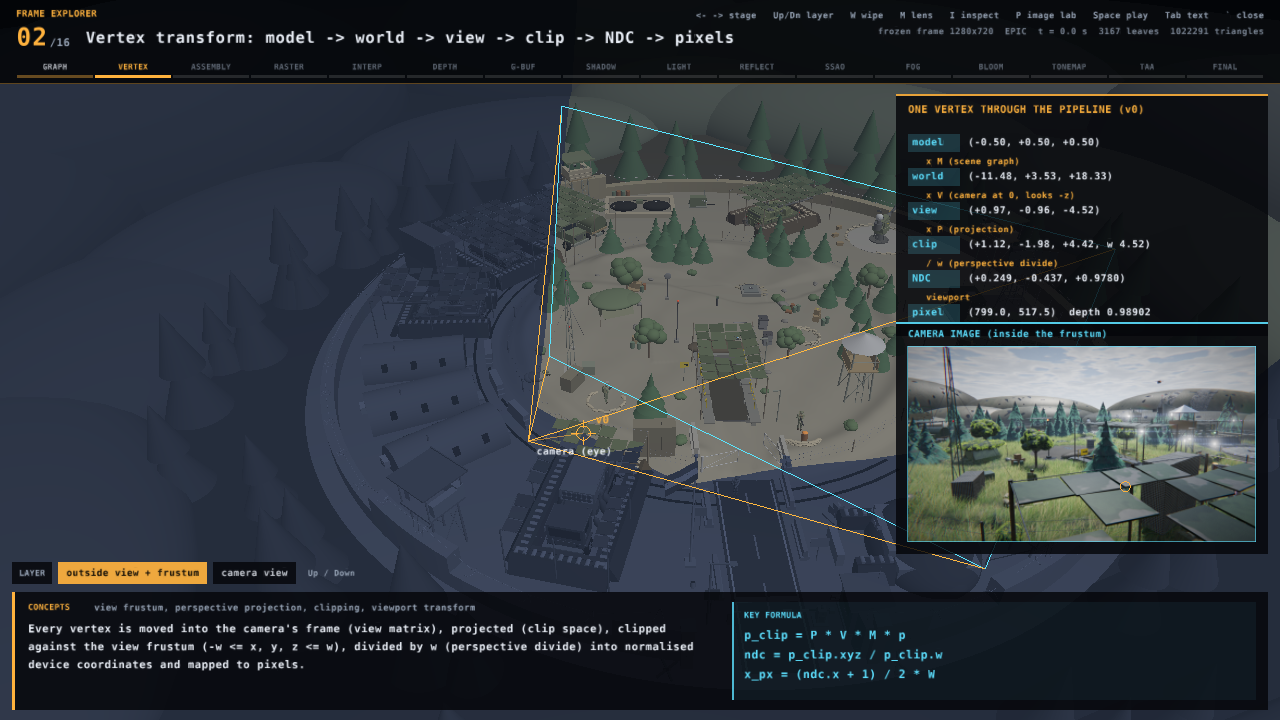
#> input picture report/figures_v7/explorer_stage_02_vertex.png, 1280 x 720 px, found by its file name
$ python fe_crops.py
#> lines starting #> are read from the running program, lines starting #| are printed output that depends on the picture
"""v10 M1: legible insets of the Frame Explorer captures.
Each capture is 1280x720 with fixed panels. Every inset is cut from the full-resolution lossless capture
(report/figures/raw/lab/<file>.png, not the JPEG the report shows) as a whole panel with an even margin, saved as
report/figures/img/fecrops/<macro>.png, and report/sections/gen_fecrops.tex gets one macro per inset:
  \\fe<Name><Panel>  ->  \\includegraphics[width=...mm]{figures/img/fecrops/fe<Name><Panel>.png}
Pixels are never resampled. Insets printed side by side (ROWS) get the same pixel height (the shorter one is padded
with its panel's own background colour) and one scale, so their printed heights are equal and the pair fits the line;
insets printed one above the other (STACKS) get the same printed width.
The scale keeps the HUD text >= 7 pt (an 11 px em at 0.2337 mm per pixel prints at 7.3 pt).
Run: ~/.local/bin/uv run -q --with pillow --with numpy python tools/v10/fe_crops.py"""
import os

import numpy as np
from PIL import Image

ROOT = os.path.abspath(os.path.join(os.path.dirname(__file__), "..", ".."))
RAW = os.path.join(ROOT, "report", "figures", "raw", "lab")
IMG = os.path.join(ROOT, "report", "figures", "img", "fecrops")
OUT = os.path.join(ROOT, "report", "sections", "gen_fecrops.tex")
MM_PER_PX = 0.2337  # an 11 px em prints at 2.57 mm = 7.3 pt
LINE_MM = 174.0     # \linewidth of the report (A4, 18 mm margins)
GAP_MM = 3.0        # least gap between two insets on one line
MARGIN = 8          # pixels of the frame kept around a panel


def panel(x0, y0, x1, y1, pad_bottom=0):
    """A panel rectangle in pixels, inclusive, top-left origin: cut with MARGIN px around it. pad_bottom adds rows of
    the panel's background colour below (for a sub-panel that is cut where the next sub-panel starts)."""
    return {"kind": "panel", "rect": (x0, y0, x1, y1), "pad_bottom": pad_bottom}


def box(x0, y0, x1, y1, width_mm):
    """A fixed crop box (x1, y1 exclusive) printed at a fixed width."""
    return {"kind": "box", "box": (x0, y0, x1, y1), "width_mm": width_mm}


# the KEY FORMULA box (x 732..1255, y 602..699) lies in the bottom strip (y 592..709); the inset is the strip from just
# left of the box to just right of the formula text
FORMULA = {"kind": "formula", "strip": (726, 592, 1273, 709), "text": (740, 604, 1250, 697)}
WANT = {
    # ONE VERTEX table: the panel down to the row above the CAMERA IMAGE sub-panel (its top line is at y 322)
    "explorer_stage_02_vertex": {"Formula": FORMULA, "Info": panel(896, 94, 1267, 321, pad_bottom=9)},
    "explorer_stage_03_assembly": {"Formula": FORMULA, "Info": panel(896, 94, 1267, 247)},
    "explorer_stage_06_depth": {"Formula": FORMULA, "Info": panel(896, 94, 1267, 263)},
    "explorer_raster_scan": {"Formula": FORMULA, "Info": panel(868, 94, 1267, 494)},
    # THIS TRIANGLE sub-panel (y 222..383) / SPHERE sub-panel (y 396..545) of the interpolation panel
    "explorer_interp_affine_perspective": {"Formula": FORMULA, "Info": panel(896, 222, 1267, 383)},
    "explorer_interp_gouraud_phong": {"Formula": FORMULA, "Info": box(885, 392, 1279, 555, 92.1)},
    "explorer_stage_15_taa": {"Formula": FORMULA, "Info": panel(896, 94, 1267, 371)},
    "explorer_imagelab_gauss_gamma": {"Kernel": panel(721, 94, 1267, 293)},
    "explorer_imagelab_sobel": {"Kernel": panel(721, 94, 1267, 293)},
}
# insets the report prints on one line (\feA\hfill\feB): equal height, one scale, together <= LINE_MM - GAP_MM
ROWS = [
    (("explorer_stage_02_vertex", "Info"), ("explorer_stage_02_vertex", "Formula")),
    (("explorer_stage_03_assembly", "Info"), ("explorer_stage_03_assembly", "Formula")),
    (("explorer_stage_06_depth", "Info"), ("explorer_stage_06_depth", "Formula")),
    (("explorer_stage_15_taa", "Info"), ("explorer_stage_15_taa", "Formula")),
]
# insets the report prints one above the other: equal printed width; gap_mm of space is added above the lower one
# (the raster pair is one LaTeX line that is too wide and wraps, so the gap has to come from the macro)
STACKS = [
    ((("explorer_raster_scan", "Info"), ("explorer_interp_affine_perspective", "Info")), 2.0),
    ((("explorer_imagelab_gauss_gamma", "Kernel"), ("explorer_imagelab_sobel", "Kernel")), 0.0),
]


def median_colour(img, region):
    a = np.asarray(img.crop(region)).reshape(-1, 3)
    return tuple(int(v) for v in np.median(a, axis=0))


def text_right(img, region, thr=140):
    """x of the last bright (text) pixel column in region."""
    a = np.asarray(img.crop(region)).max(axis=2)
    xs = np.nonzero((a > thr).any(axis=0))[0]
    return region[0] + (int(xs.max()) if len(xs) else 0)


def pad_to(im, bg, top=0, bottom=0):
    if top == 0 and bottom == 0:
        return im
    out = Image.new("RGB", (im.width, im.height + top + bottom), bg)
    out.paste(im, (0, top))
    return out


def cut(img, spec, min_width=0):
    """-> (inset image, background colour to pad it with). min_width widens a formula inset (more of its box)."""
    if spec["kind"] == "box":
        return img.crop(spec["box"]), (0, 0, 0)
    if spec["kind"] == "panel":
        x0, y0, x1, y1 = spec["rect"]
        bg = median_colour(img, (x0, y0 + 2, x1 + 1, y1 + 1))
        m = MARGIN
        crop = (max(0, x0 - m), max(0, y0 - m), min(img.width, x1 + 1 + m), min(img.height, y1 + 1 + m))
        if spec["pad_bottom"]:  # cut at the last row of the sub-panel, continue it with its background colour
            crop = crop[:3] + (y1 + 1,)
        return pad_to(img.crop(crop), bg, bottom=spec["pad_bottom"]), bg
    sx0, sy0, sx1, sy1 = spec["strip"]
    right = max(text_right(img, spec["text"]) + 12, sx0 + min_width)
    bg = median_colour(img, (sx0, sy0 + 1, right, sy0 + 9))  # the strip above the formula box
    return img.crop((sx0, sy0, min(sx1, right), sy1 + 1)), bg


def macro_name(file, panel_name):
    base = "".join(w.title() for w in file.replace("explorer_", "").split("_") if not w.isdigit())
    return "fe" + "".join(ch for ch in base if ch.isalpha()) + panel_name


def main():
    os.makedirs(IMG, exist_ok=True)
    src = {file: Image.open(os.path.join(RAW, file + ".png")).convert("RGB") for file in WANT}
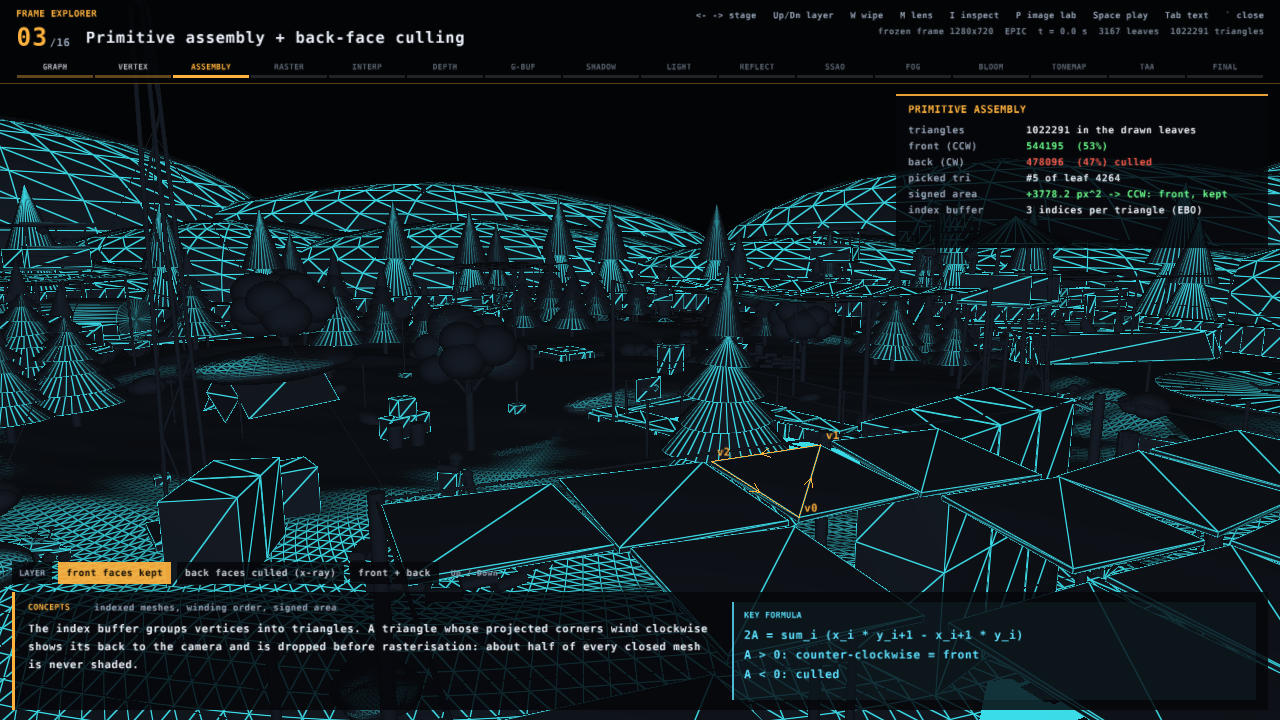
#> input picture report/figures_v7/explorer_stage_03_assembly.png, 1280 x 720 px, found by its file name
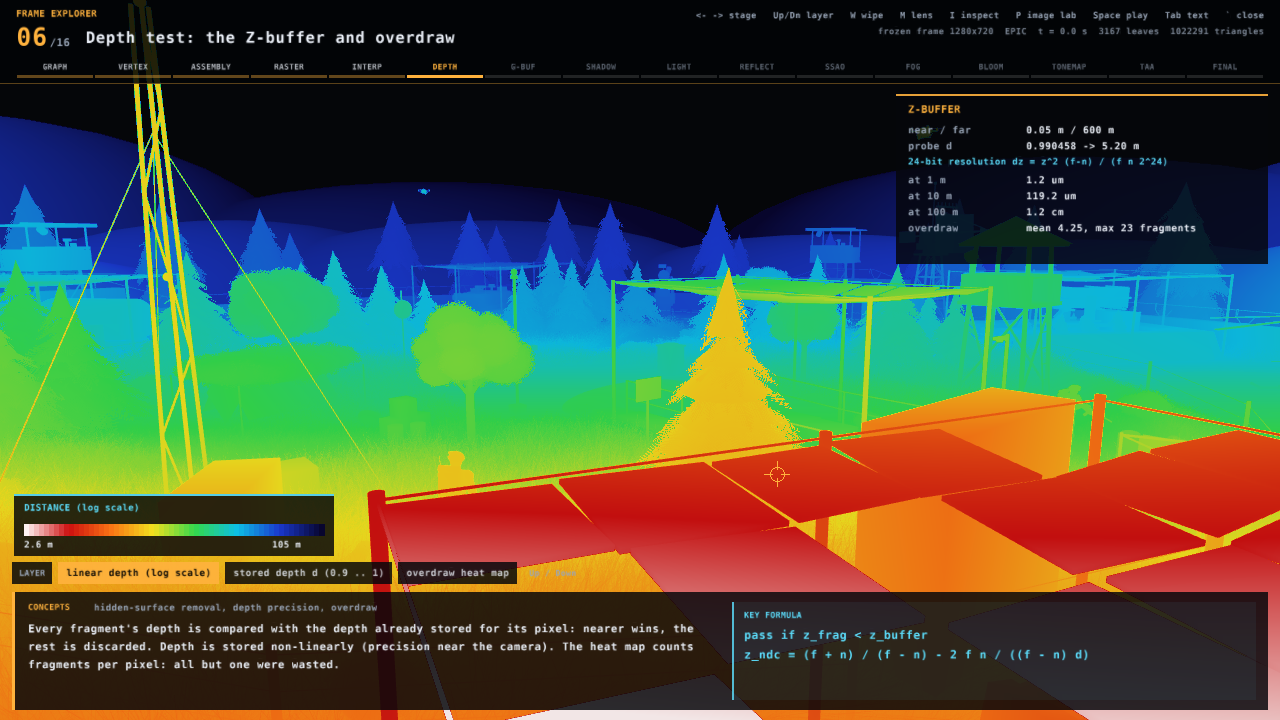
#> input picture report/figures_v7/explorer_stage_06_depth.png, 1280 x 720 px, found by its file name
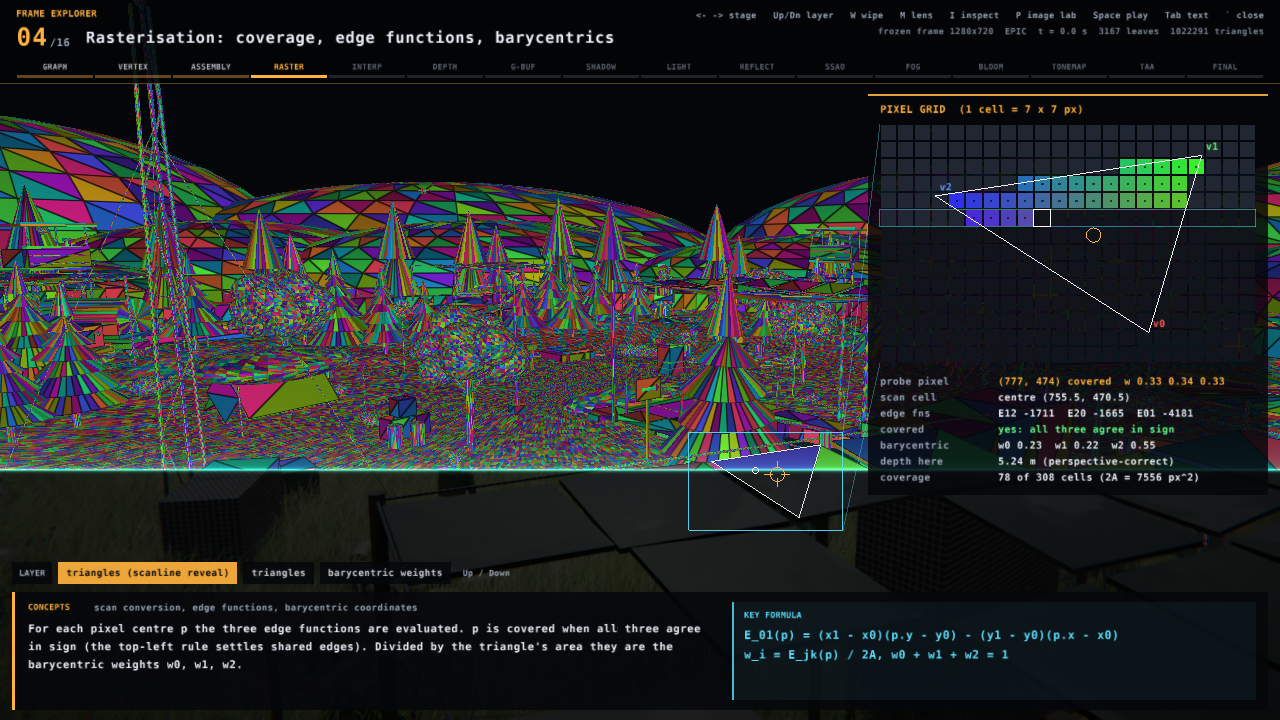
#> input picture report/figures_v7/explorer_raster_scan.png, 1280 x 720 px, found by its file name
    insets, width_mm, raise_mm = {}, {}, {}
    for file, panels in WANT.items():
        for name, spec in panels.items():
            insets[(file, name)] = cut(src[file], spec)
            if spec["kind"] == "box":
                width_mm[(file, name)] = spec["width_mm"]
    budget = int((LINE_MM - GAP_MM) / MM_PER_PX)  # pixels of one line at the standard scale
    for a, b in ROWS:
        for k, other in ((a, b), (b, a)):  # a formula inset fills the rest of the line
            if WANT[k[0]][k[1]]["kind"] == "formula":
                insets[k] = cut(src[k[0]], WANT[k[0]][k[1]], min_width=budget - insets[other][0].width)
        h = max(insets[a][0].height, insets[b][0].height)
        for k in (a, b):
            im, bg = insets[k]
            extra = h - im.height
            insets[k] = (pad_to(im, bg, top=extra // 2, bottom=extra - extra // 2), bg)
        scale = min(MM_PER_PX, (LINE_MM - GAP_MM) / (insets[a][0].width + insets[b][0].width))
        for k in (a, b):
            width_mm[k] = int(insets[k][0].width * scale * 100) / 100.0
    for keys, gap in STACKS:
        w = max(insets[k][0].width for k in keys) * MM_PER_PX
        for i, k in enumerate(keys):
            width_mm[k] = round(min(LINE_MM, w), 1)
            if i and gap:
                raise_mm[k] = gap
    lines = ["% generated by tools/v10/fe_crops.py: insets of the Frame Explorer captures, cut from the lossless "
             "1280x720 captures (pixels not resampled)"]
    for file, panels in WANT.items():
        for name in panels:
            k = (file, name)
            im = insets[k][0]
            macro = macro_name(file, name)
            im.save(os.path.join(IMG, macro + ".png"), optimize=True)
            w = width_mm.get(k, round(min(LINE_MM, im.width * MM_PER_PX), 1))
            inc = f"\\includegraphics[width={w:g}mm]{{figures/img/fecrops/{macro}.png}}"
            if k in raise_mm:  # taller box, same picture: space above it when the line wraps
                inc = f"\\raisebox{{0pt}}[\\dimexpr\\height+{raise_mm[k]:g}mm\\relax][0pt]{{{inc}}}"
            lines.append(f"\\newcommand{{\\{macro}}}{{{inc}}}")
            pt = 11 * w / im.width / 25.4 * 72
            print(f"{macro:34s} {im.width:4d}x{im.height:<4d} -> {w:6.2f} x {w * im.height / im.width:5.1f} mm, 11 px em = {pt:.1f} pt")
    open(OUT, "w").write("\n".join(lines) + "\n")


if __name__ == "__main__":
#> (the run stopped early here; a loop or call above may not have finished)
